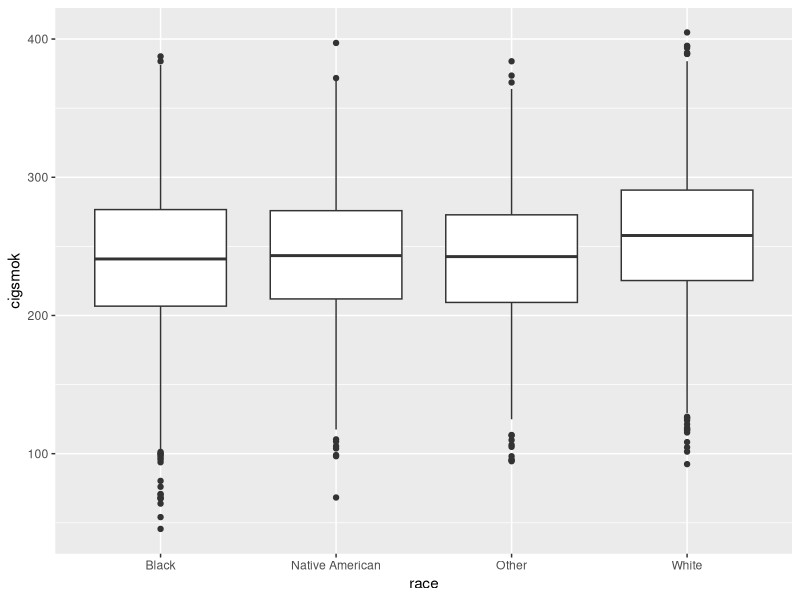
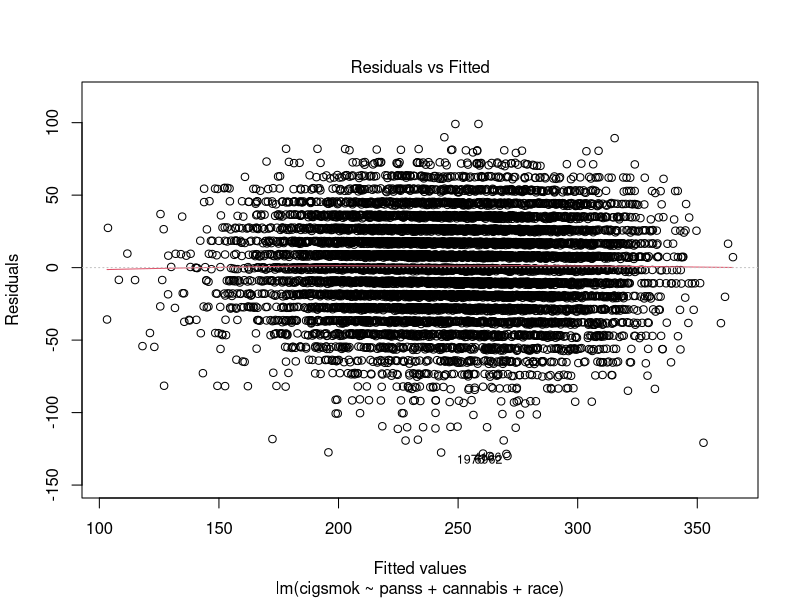

Write R code to recreate these figures, in order.
## ---- chunk 1
generateDataset2 <- function(N){
  
  gender <- sample(c("M", "F"), N, replace = T, prob = c(.71, .29))
  race <- sample(c("White", "Black", "Native American", "Other"), N, replace = T, prob = c(.42, .41, .2, .15))
  age <- runif(N, (41-9), (42+9))
  income <- runif(N, (417-351), (417+351))
  panss <- runif(N, (32.4-7.1), (32.4+7.1))
  alcohol <- rpois(N, 14.0)
  cocaine <- rpois(N, 5.2)
  cannabis <- rpois(N, 8.4)
  sedatives <- rpois(N, 6.7)
  
  #Coefficients to generate smoking intensity outcome
  cigsmok <- 221 + 10^.8 * panss + ifelse(race == "White", 17, 0) - 9.1*(cocaine + cannabis + sedatives) 
  
  #Generate data frame 
  data.frame(gender, race, age, income, panss, alcohol, cocaine, cannabis, sedatives, cigsmok)
}

df2 <- generateDataset2(10000)
## ---- chunk 2
library(ggplot2)
p <- ggplot(data = df2, aes(x=race, y = cigsmok)) + geom_boxplot()
p
## ---- chunk 3
cor(df2$panss, df2$cigsmok)
## ---- chunk 4
cor(df2$cigsmok, df2$cocaine)
## ---- chunk 5
cor(df2$cigsmok, df2$cannabis)
## ---- chunk 6
cor(df2$cigsmok, df2$sedatives)
## ---- chunk 7
fit3 <- lm(cigsmok ~ panss + cannabis + race, data = df2)
summary(fit3)
## ---- chunk 8
plot(fit3,1)
